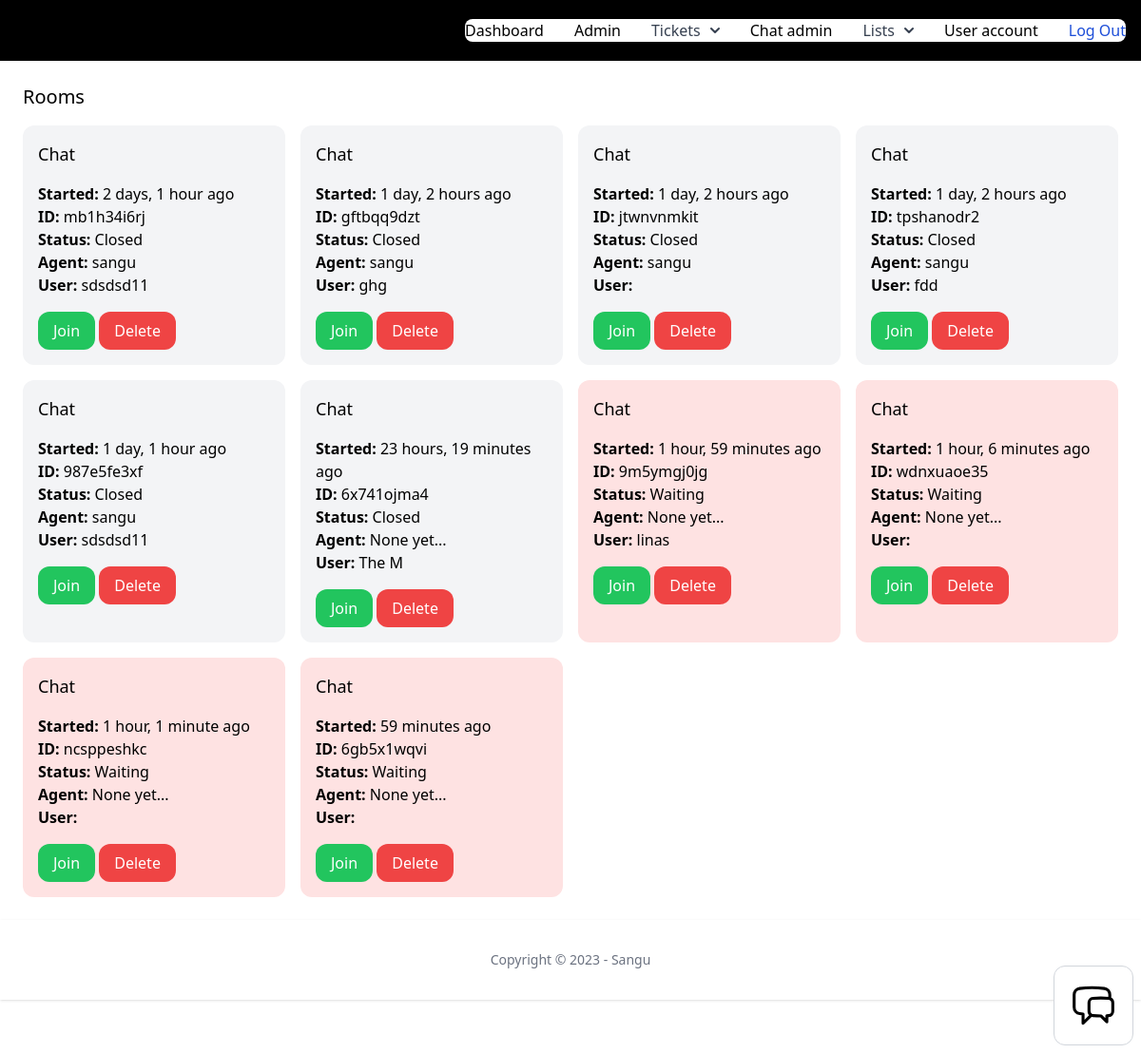
The page /chat-admin (signed in) on the database its author committed.
### chat/models.py (models this page shows, shortened)
class Room(models.Model):
    ACTIVE = 'active'
    WAITING = 'waiting'
    CLOSED = 'closed'
    CHOICES_STATUS = (
        (ACTIVE, 'Active'),
        (WAITING, 'Waiting'),
        (CLOSED, 'Closed'),
    )
    uuid = models.CharField(max_length=255)
    chat_user = models.CharField(max_length=255)
    agent = models.ForeignKey(User, related_name='rooms', blank=True, null=True, on_delete=models.SET_NULL)
    messages = models.ManyToManyField(Message, blank=True)
    url = models.CharField(max_length=255, blank=True, null=True)
    status = models.CharField(max_length=15, choices=CHOICES_STATUS, default=WAITING)
    created_at = models.DateTimeField(auto_now_add=True)
    class Meta:
        ordering = ('created_at',)

### user/models.py (models this page shows)
class User(AbstractUser):
    phone = models.TextField(blank=True, null=True)
    is_customer = models.BooleanField(default=True)
    is_manager = models.BooleanField(default=False)

### chat/views.py (the view)
# urls.py: path('chat-admin', views.admin, name='admin'),
@login_required
def admin(request):
    rooms = Room.objects.all()
    users = User.objects.all()
    return render(request, 'chat/admin.html', {
        'rooms': rooms,
        'users': users
    })

### team/context_processors.py (called while the page is built)
def active_team(request):
    if request.user.is_authenticated:
        if request.user.userprofile.active_team:
            active_team = request.user.userprofile.active_team
        else:
            active_team = Team.objects.filter(created_by=request.user)[0]
    else:
        active_team = None
    return {'active_team': active_team}

### chat/templates/chat/admin.html (shortened to what this page needs)
{% extends 'app/base.html'  %}
{% block content %}
<div class="py-6 px-6">
    <h1 class="mb-4 text-xl">Rooms</h1>
    <div class="grid grid-cols-4 gap-4">
        {% for room in rooms %}
        <div class="p-4 rounded-xl {% if room.status == 'waiting' %}bg-red-100{% elif room.status == 'active' %}bg-yellow-100{% else %}bg-gray-100{% endif %}">
            <h3 class="mb-4 text-lg">Chat</h3>
            <p>
                <b>Started: </b>{{ room.created_at|timesince }} ago<br>
                <b>ID: </b>{{ room.uuid }}<br>
                <b>Status: </b>{{ room.get_status_display }}<br>
                <b>Agent: </b>{% firstof room.agent.username 'None yet...' %}<br>
                <b>User: </b>{{ room.chat_user }}<br>
            </p>
            <a href="{% url 'chat:room' room.uuid %}" class="mt-4 inline-block py-2 px-4 rounded-xl bg-green-500 text-white">Join</a>
            <a href="{% url 'chat:delete' room.uuid %}" class="mt-4 inline-block py-2 px-4 rounded-xl bg-red-500 text-white">Delete</a>
        </div>
        {% endfor %}
    </div>
</div>
{% endblock %}

### rows shown on the page
Room: created_at "2 days, 1 hour", uuid "mb1h34i6rj", status "Closed", agent.username "sangu", chat_user "sdsdsd11"
Room: created_at "1 day, 2 hours", uuid "gftbqq9dzt", status "Closed", agent.username "sangu", chat_user "ghg"
Room: created_at "1 day, 2 hours", uuid "jtwnvnmkit", status "Closed", agent.username "sangu"
Room: created_at "1 day, 2 hours", uuid "tpshanodr2", status "Closed", agent.username "sangu", chat_user "fdd"
Room: created_at "1 day, 1 hour", uuid "987e5fe3xf", status "Closed", agent.username "sangu", chat_user "sdsdsd11"
Room: created_at "23 hours, 19 minutes", uuid "6x741ojma4", status "Closed", agent "None yet...", chat_user "The M"
Room: created_at "1 hour, 59 minutes", uuid "9m5ymgj0jg", status "Waiting", agent "None yet...", chat_user "linas"
Room: created_at "1 hour, 6 minutes", uuid "wdnxuaoe35", status "Waiting", agent "None yet..."
Room: created_at "1 hour, 1 minute", uuid "ncsppeshkc", status "Waiting", agent "None yet..."
Room: created_at "59 minutes", uuid "6gb5x1wqvi", status "Waiting", agent "None yet..."
